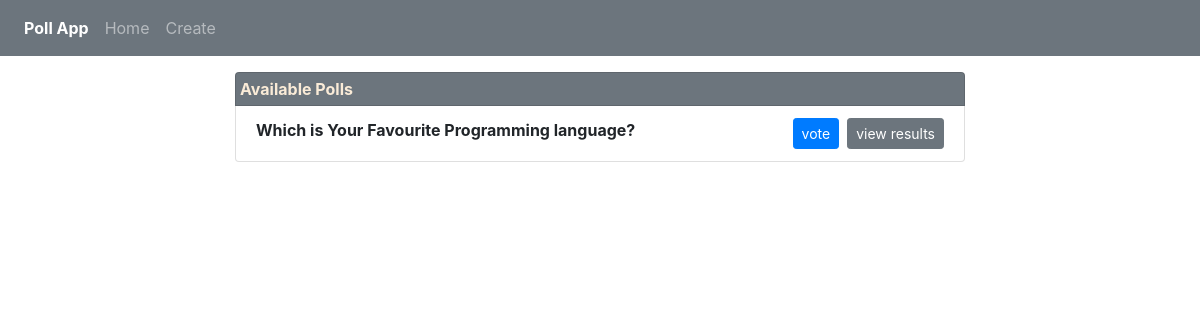
The app's page /, older data.
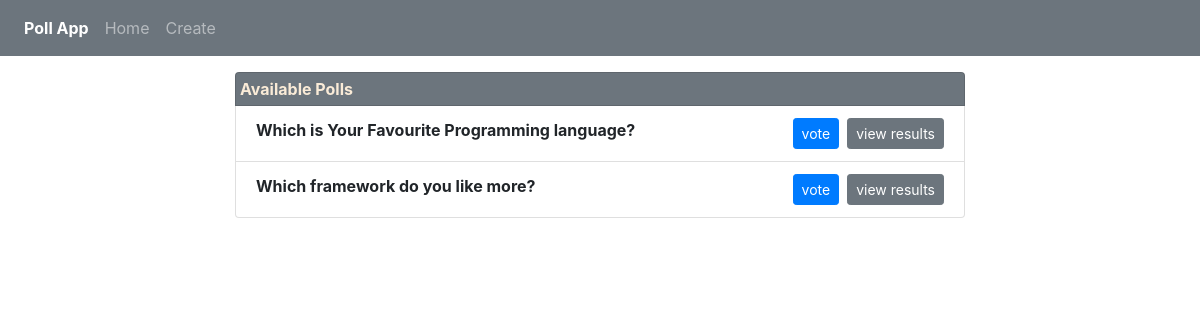
The same page, newer data.
### pollapp/models.py (models this page shows, shortened)
class Poll(models.Model):
    question = models.TextField()
    option_one = models.CharField(max_length=40)
    option_two = models.CharField(max_length=40)
    option_three = models.CharField(max_length=40)
    option_one_count = models.IntegerField(default=0)
    option_two_count = models.IntegerField(default=0)
    option_three_count = models.IntegerField(default=0)

### pollapp/views.py (the view)
# urls.py: 2. Add a URL to urlpatterns:  path('', views.home, name='home')
def home(request):
    poll = Poll.objects.all()
    context = {'poll': poll}
    return render(request, 'home.html', context)

### pollapp/templates/home.html (shortened to what this page needs)
{% extends 'base.html' %}
{% block content %}
<div class="row mt-3">
    <div class="col-lg-8 offset-lg-2">
        <ul class="list-group">
          <li class=" p-1 mt-15 list-group-item bg-secondary" style="color:antiquewhite;">Available Polls</li>
            {% for dt in poll %}
          <li class="list-group-item">{{dt.question}}
               <a href="{% url 'pollapp:results' dt.id %}" class="btn btn-secondary btn-sm mr-8"> view results</a>
              <a href="{% url 'pollapp:vote' dt.id %}" class="btn btn-primary btn-sm mr-2"> vote</a>
          </li>
            {% endfor%}
        </ul>
    </div>
</div>
{% endblock%}

Row changes from the older to the newer data that the page shows:
added Poll: question "Which framework do you like more?"
